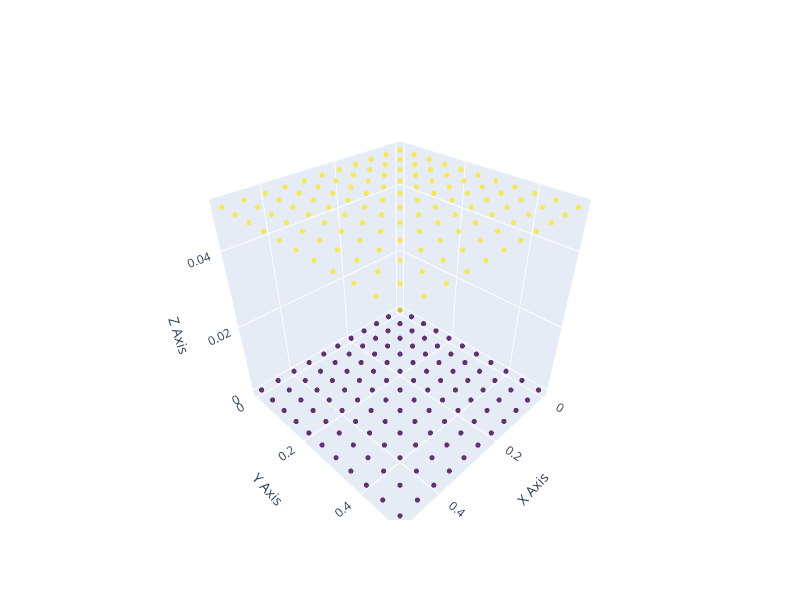

Here is the notebook cell this chart was saved with:
### Code cell
node_np = np.loadtxt('node.csv', delimiter=',')

# 创建三维数据
x = node_np[:, 0]
y = node_np[:, 1]
z = node_np[:, 2]

# 创建散点图
fig = go.Figure(data=[go.Scatter3d(
    x=x,
    y=y,
    z=z,
    mode='markers',
    marker=dict(
        size=3.,
        color=z,  # 根据z值设定颜色
        colorscale='Viridis',  # 设置颜色范围
        opacity=0.8
    )
)])

# 设置布局和轴标签
fig.update_layout(
    scene=dict(
        xaxis_title='X Axis',
        yaxis_title='Y Axis',
        zaxis_title='Z Axis'
    ), autosize=False, width=800, height=600
)

# 展示图表
fig.show()

### Figure 1 — Plotly figure (JSON) as saved in the notebook; plotly's stock layout.template omitted (floating-point values rounded to 4 significant figures; data arrays with more than 128 entries replaced by an {"elided": "..."} marker saying what was removed)
{"data": [{"marker": {"color": {"elided": "242 float values"}, "colorscale": [[0, "#440154"], [0.1111, "#482878"], [0.2222, "#3e4989"], [0.3333, "#31688e"], [0.4444, "#26828e"], [0.5556, "#1f9e89"], [0.6667, "#35b779"], [0.7778, "#6ece58"], [0.8889, "#b5de2b"], [1, "#fde725"]], "opacity": 0.8, "size": 3}, "mode": "markers", "type": "scatter3d", "x": {"elided": "242 float values"}, "y": {"elided": "242 float values"}, "z": {"elided": "242 float values"}}], "layout": {"autosize": false, "height": 600, "scene": {"xaxis": {"title": {"text": "X Axis"}}, "yaxis": {"title": {"text": "Y Axis"}}, "zaxis": {"title": {"text": "Z Axis"}}}, "width": 800}}
